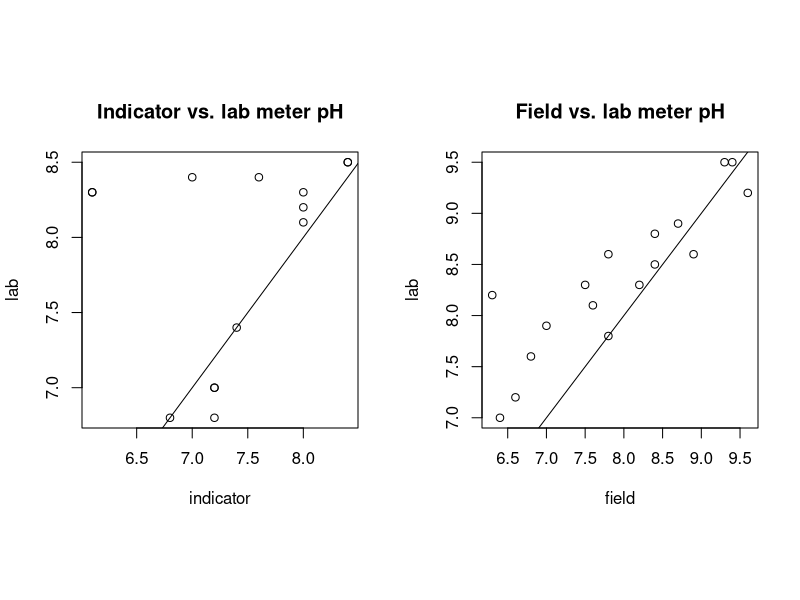

Recreate this plot in R.
setwd("C:/Users/Stephen/SkyDrive/R")
test <- read.csv("phTest.csv")
library(plyr)
test2 <- na.exclude(test)
ddply(test2, .(method1), summarize, min=min(field-lab), mean=round(mean(abs(field-lab)),1), max=max(field-lab), cor=round(cor(field,lab),1))

par(mfrow=c(1,2))
par(pty="s")
test2.ind <-subset(test2, method1=="indicator")
test2.meter <-subset(test2, method1=="meter")
plot(test2.ind$field, test2.ind$lab, main="Indicator vs. lab meter pH", ylab="lab", xlab="indicator")
abline(0,1)
plot(test2.meter$field, test2.meter$lab, main="Field vs. lab meter pH", ylab="lab", xlab="field")
abline(0,1)
dev.off
